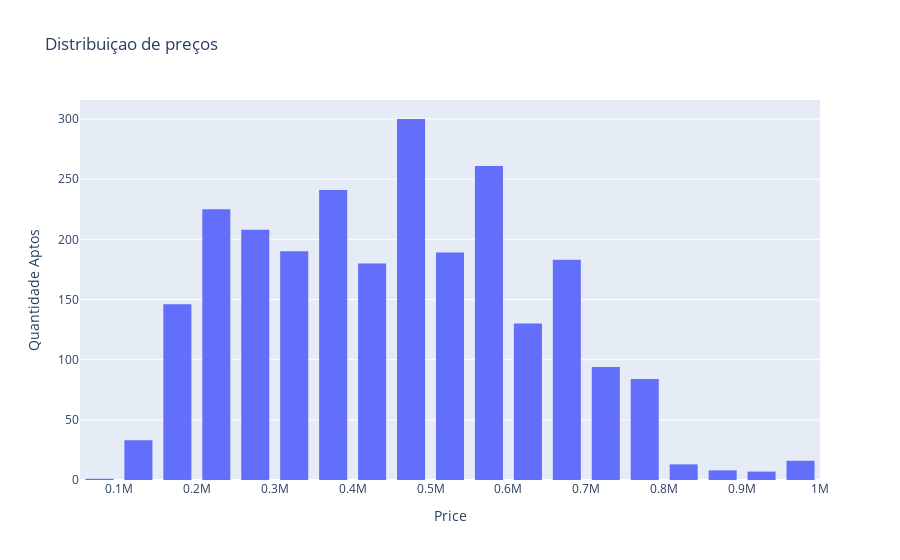

Notebook cell for this chart:
### Markdown cell above
Nós fomos capazes de remover a maioria dos *outliers*, e aqui já conseguimos observar a grande disparidade de preços entre bairros na cidade de Fortaleza.

### Code cell
trace1 = go.Histogram(x=df_47['price'], nbinsx=20, name= 'Hist. Original')

fig = go.Figure()

fig.add_trace(trace1)

fig.update_layout(
    title_text='Distribuiçao de preços', # title of plot
    xaxis_title_text='Price', # xaxis label
    yaxis_title_text='Quantidade Aptos', # yaxis label
    bargap=0.2, # gap between bars of adjacent location coordinates
    bargroupgap=0.1 # gap between bars of the same location coordinates
)
fig.show()

### Figure 1 — Plotly figure (JSON) as saved in the notebook; plotly's stock layout.template omitted (floating-point values rounded to 4 significant figures; data arrays with more than 128 entries replaced by an {"elided": "..."} marker saying what was removed)
{"data": [{"name": "Hist. Original", "nbinsx": 20, "type": "histogram", "x": {"elided": "2509 int values"}}], "layout": {"autosize": true, "bargap": 0.2, "bargroupgap": 0.1, "title": {"text": "Distribuiçao de preços"}, "xaxis": {"autorange": true, "range": [50000.0, 1000000.0], "title": {"text": "Price"}, "type": "linear"}, "yaxis": {"autorange": true, "range": [0, 315.8], "title": {"text": "Quantidade Aptos"}}}}
